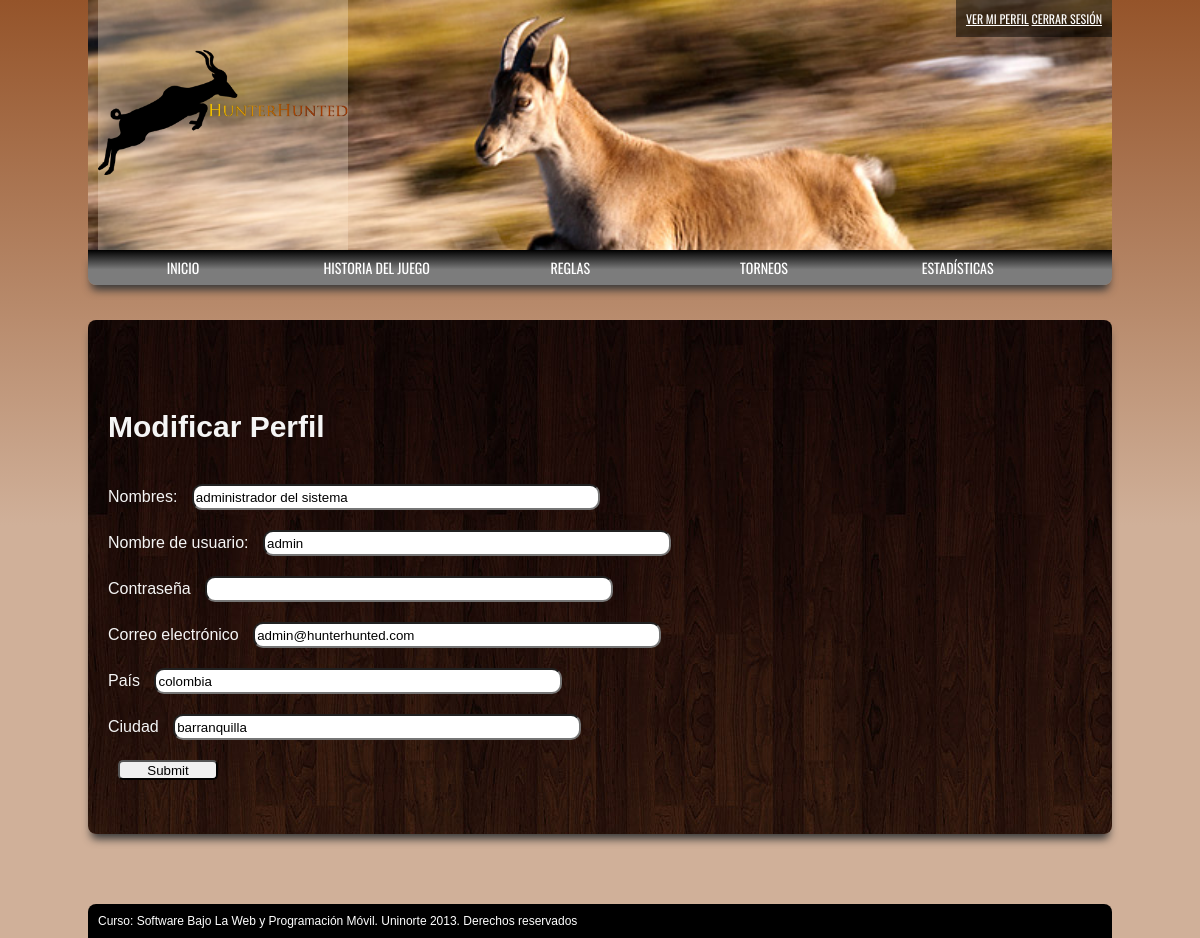
The page /edit_profile.php (signed in) on the database its author committed.
### tables this page shows
CREATE TABLE IF NOT EXISTS `users` (
  `id` int(11) unsigned NOT NULL AUTO_INCREMENT,
  `user_name` varchar(20) NOT NULL,
  `password` varchar(40) NOT NULL,
  `full_name` varchar(40) NOT NULL,
  `status` tinyint(1) NOT NULL COMMENT '0 -> Off; 1 -> On',
  `rol` tinyint(1) NOT NULL COMMENT '0: presa , 1: cazador',
  `email` varchar(45) NOT NULL,
  `city` varchar(20) NOT NULL,
  `country` varchar(20) NOT NULL,
  PRIMARY KEY (`id`),
  UNIQUE KEY `user_name` (`user_name`,`email`),
  UNIQUE KEY `id` (`id`)
);

### edit_profile.php (the view, shortened to what this page needs)
<?php
require_once("includes/configuration.php");
?>
<!DOCTYPE html PUBLIC "-//W3C//DTD XHTML 1.0 Transitional//EN" "http://www.w3.org/TR/xhtml1/DTD/xhtml1-transitional.dtd">
<html xmlns="http://www.w3.org/1999/xhtml">
<head>
<link href="basic.css" rel="stylesheet" type="text/css" media="all" >
</head>
<body>
<div id="wrapper">
        <div id="header">
            <h1><a href="index.php">HunterHunted</a></h1>
            <div id="register">
                <ul>
                    <li><a href="profile.php">Ver mi perfil</a></li>
                    <li><a href="login.php">Cerrar Sesión</a></li>
                </ul>
            </div>
            <div id="nav">
                <ul>
                    <li><a href="index.php">Inicio</a></li>
                    <li><a href="history.php">Historia del juego</a></li>
                    <li><a href="rules.php">Reglas</a></li>
                    <li><a href="tournaments.php">Torneos</a></li>
                    <li><a href="statistics.php">Estadísticas</a></li>
                </ul>
            </div>
        </div>
        <div id="center" class="separating">
            <h3>Modificar Perfil</h3>
             <?php
                $connection = mysql_connect($db_host,$db_user,$db_password);
                $query = "SELECT user_name, full_name, email, city, country FROM users WHERE id={$_SESSION['hh-id']}";
                $result = mysql_query($query,$connection);
                $row = mysql_fetch_array($result);
                $user_name= $row['user_name'];
		$full_name = $row['full_name'];
                $email = $row['email'];
                $city = $row['city'];
                $country = $row['country'];
            ?>
            <form id="form_edit_users" name="users" enctype="multipart/form-data" method="post">
                <p>
                    <label for="full_name">Nombres:</label>
                    <input maxlength="40" name="full_name" type="text" value="<?php echo $full_name; ?>"/>
                </p>
                <p>
                    <label for="user_name">Nombre de usuario:</label>
                    <input maxlength="20" name="user_name" type="text" value="<?php echo $user_name; ?>"/>
                </p>
                <p>
                    <label for="password">Contraseña</label>
                    <input maxlength="10" name="password" type="password" />
                </p>
                <p>
                    <label for="email">Correo electrónico</label>
                    <input maxlength="45" name="email" type="email" value="<?php echo $email; ?>"/>
                </p>
                <p>
                    <label for="country">País</label>
                    <input maxlength="20" name="country" type="text" value="<?php echo $country; ?>"/>
                </p>
                <p>
                    <label for="city">Ciudad</label>
                    <input maxlength="20" name="city" type="text" value="<?php echo $city; ?>"/>
                </p>
                <p><input id="btn_edit" name="edit" type="submit" /></p>
            </form>
        </div>
        <div id="footer">
            <p>Curso: Software Bajo La Web y Programación Móvil. Uninorte  2013. Derechos reservados</p>
        </div>
    </div>
</body>
</html>

### basic.css (style rules this page uses)
body, div, h1, h2, ul, li, p, a { margin: 0; padding: 0; }
body { background-image: linear-gradient(bottom, #D0B099 44%, #95542A 100%); background-image: -o-linear-gradient(bottom, #D0B099 44%, #95542A 100%); background-image: -moz-linear-gradient(bottom, #D0B099 44%, #95542A 100%); background-image: -webkit-linear-gradient(bottom, #D0B099 44%, #95542A 100%); background-image: -ms-linear-gradient(bottom, #D0B099 44%, #95542A 100%); background-image: -webkit-gradient( linear, left bottom, left top, color-stop(0.44, #D0B099), color-stop(1, #95542A) ); font-family: sans-serif; }
ul { list-style: none; }
#header { background: url(img/hunted.jpg) no-repeat; background-size: cover; font-family: 'Oswald', sans-serif; height: 250px; position: relative; }
#header h1 { background: rgba(255, 238, 214, 0.3); display: inline-block; height: 80%; margin-left: 10px; padding-top: 50px; }
#header h1 a { background: url(img/HunterHunted_Logo.png) no-repeat; background-size: contain; display: block; height: 125px; text-indent: -9999px; width: 250px; }
#register { background: rgba(0,0,0,0.5); color: white; display: inline-block; float: right; font-size: 12px; padding: 10px; }
#register a { color: white; text-transform: uppercase; }
#register ul { display: inline-block; }
#register ul li { display: inherit; }
#nav { background-image: linear-gradient(bottom, #7C7C7C 44%, #000000 100%); background-image: -o-linear-gradient(bottom, #7C7C7C 44%, #000000 100%); background-image: -moz-linear-gradient(bottom, #7C7C7C 44%, #000000 100%); background-image: -webkit-linear-gradient(bottom, #7C7C7C 44%, #000000 100%); background-image: -ms-linear-gradient(bottom, #7C7C7C 44%, #000000 100%); background-image: -webkit-gradient( linear, left bottom, left top, color-stop(0.44, #7C7C7C), color-stop(1, #000000) ); height: 35px; width: 100%; }
#nav, #nav ul { border-bottom-left-radius: 8px; border-bottom-right-radius: 8px; }
#nav ul li { display: inline-block; margin: 0 10px; width: 170px; }
#nav ul li a { color: white; display: block; font-size: 14px; text-align: center; text-decoration: none; padding: 7px 9px; text-transform: uppercase; }
#center { background: url(img/background_center.jpg); color: whitesmoke; border-radius: 8px; margin: 70px 0; padding: 60px 20px; }
#center h3 { font-size: 30px; }
#form_edit_users { height: 300px; }
#form_edit_users input { border-radius: 10px; height: 20px; margin: 10px; width: 400px; }
#btn_edit { border-radius: 5px !important; width: 100px !important; }
#footer { background: black; border-top-left-radius: 8px; border-top-right-radius: 8px; color: white; font-size: 12px; padding: 10px; }
.separating, #nav { box-shadow: 0px 8px 8px -3px #3A3A3A; -moz-box-shadow: 0px 8px 8px -3px #3A3A3A; -webkit-box-shadow: 0px 8px 8px -3px #3A3A3A; -ms-filter: "progid:DXImageTransform.Microsoft.Shadow(Strength=4, Direction=135, Color='#3A3A3A')"; filter: progid:DXImageTransform.Microsoft.Shadow(Strength=4, Direction=135, Color='#3A3A3A'); }
@media screen and (min-width:1025px) { #wrapper, wrapperL { margin: 0 auto; width: 1024px; } }

### rows shown on the page
users: full_name "administrador del sistema", user_name "admin", email "admin@hunterhunted.com", country "colombia", city "barranquilla"
